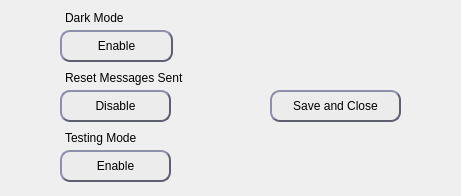
<?xml version="1.0" encoding="UTF-8"?>
<ui version="4.0">
 <class>Dialog</class>
 <widget class="QDialog" name="Dialog">
  <property name="geometry">
   <rect>
    <x>0</x>
    <y>0</y>
    <width>461</width>
    <height>196</height>
   </rect>
  </property>
  <property name="windowTitle">
   <string>Dialog</string>
  </property>
  <widget class="QPushButton" name="pushButton">
   <property name="geometry">
    <rect>
     <x>60</x>
     <y>30</y>
     <width>113</width>
     <height>32</height>
    </rect>
   </property>
   <property name="styleSheet">
    <string notr="true">background-color:rgb(236, 236, 236);
border-color:rgb(94, 96, 112);
border-style:outset;
border-width:2px;
border-radius:10px;
color:black;</string>
   </property>
   <property name="text">
    <string>Enable</string>
   </property>
  </widget>
  <widget class="QPushButton" name="pushButton_2">
   <property name="geometry">
    <rect>
     <x>60</x>
     <y>90</y>
     <width>111</width>
     <height>32</height>
    </rect>
   </property>
   <property name="styleSheet">
    <string notr="true">background-color:rgb(236, 236, 236);
border-color:rgb(94, 96, 112);
border-style:outset;
border-width:2px;
border-radius:10px;
color:black;</string>
   </property>
   <property name="text">
    <string>Disable</string>
   </property>
  </widget>
  <widget class="QLabel" name="label">
   <property name="geometry">
    <rect>
     <x>65</x>
     <y>10</y>
     <width>71</width>
     <height>16</height>
    </rect>
   </property>
   <property name="text">
    <string>Dark Mode</string>
   </property>
  </widget>
  <widget class="QLabel" name="label_2">
   <property name="geometry">
    <rect>
     <x>65</x>
     <y>70</y>
     <width>131</width>
     <height>16</height>
    </rect>
   </property>
   <property name="text">
    <string>Reset Messages Sent</string>
   </property>
  </widget>
  <widget class="QPushButton" name="pushButton_3">
   <property name="geometry">
    <rect>
     <x>270</x>
     <y>90</y>
     <width>131</width>
     <height>32</height>
    </rect>
   </property>
   <property name="styleSheet">
    <string notr="true">background-color:rgb(236, 236, 236);
border-color:rgb(94, 96, 112);
border-style:outset;
border-width:2px;
border-radius:10px;
color:black;</string>
   </property>
   <property name="text">
    <string>Save and Close</string>
   </property>
  </widget>
  <widget class="QLabel" name="label_3">
   <property name="geometry">
    <rect>
     <x>65</x>
     <y>130</y>
     <width>91</width>
     <height>16</height>
    </rect>
   </property>
   <property name="text">
    <string>Testing Mode</string>
   </property>
  </widget>
  <widget class="QPushButton" name="pushButton_4">
   <property name="geometry">
    <rect>
     <x>60</x>
     <y>150</y>
     <width>111</width>
     <height>32</height>
    </rect>
   </property>
   <property name="styleSheet">
    <string notr="true">background-color:rgb(236, 236, 236);
border-color:rgb(94, 96, 112);
border-style:outset;
border-width:2px;
border-radius:10px;
color:black;</string>
   </property>
   <property name="text">
    <string>Enable</string>
   </property>
  </widget>
 </widget>
 <resources/>
 <connections/>
</ui>
